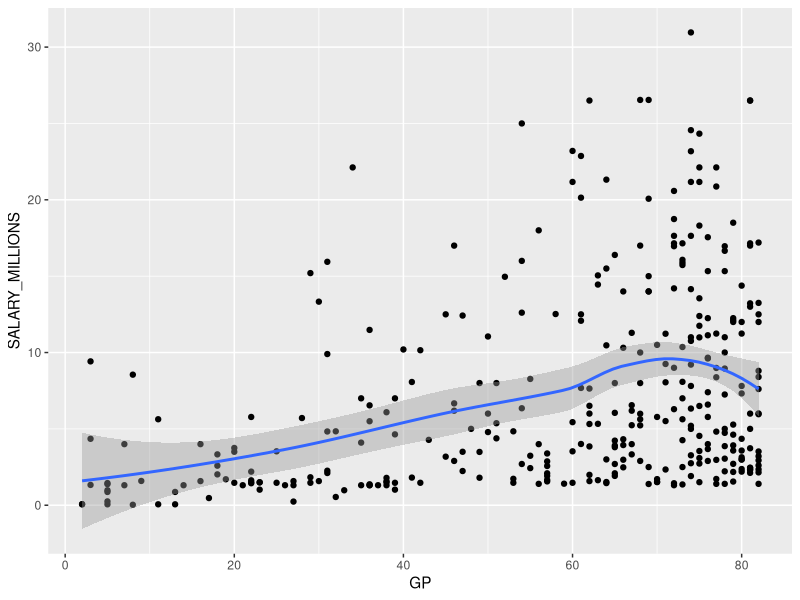
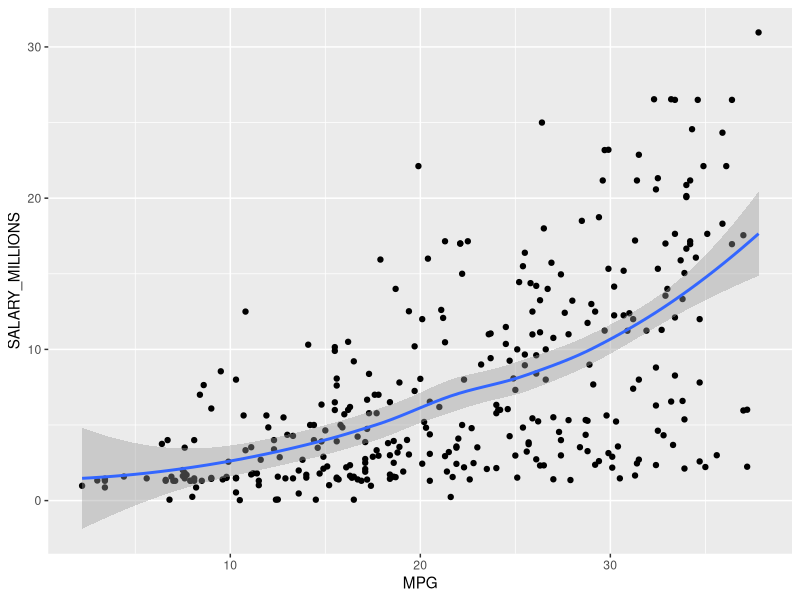
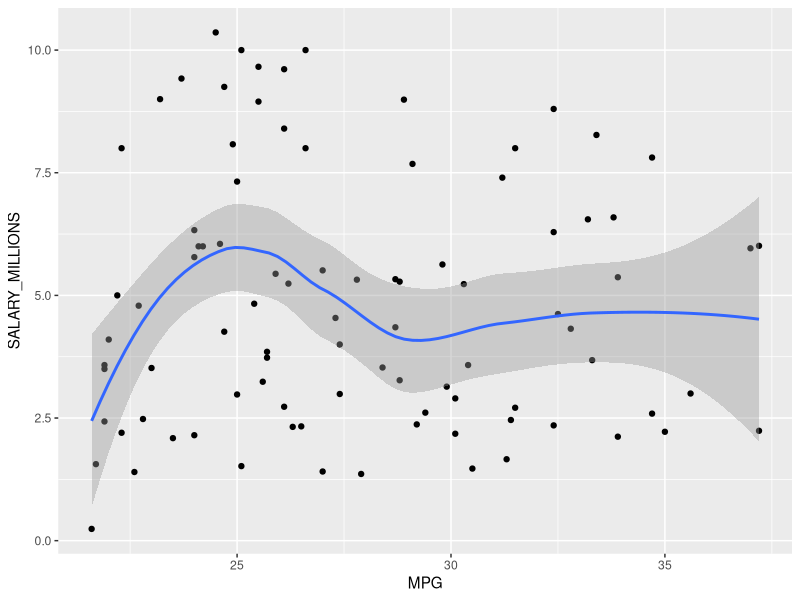
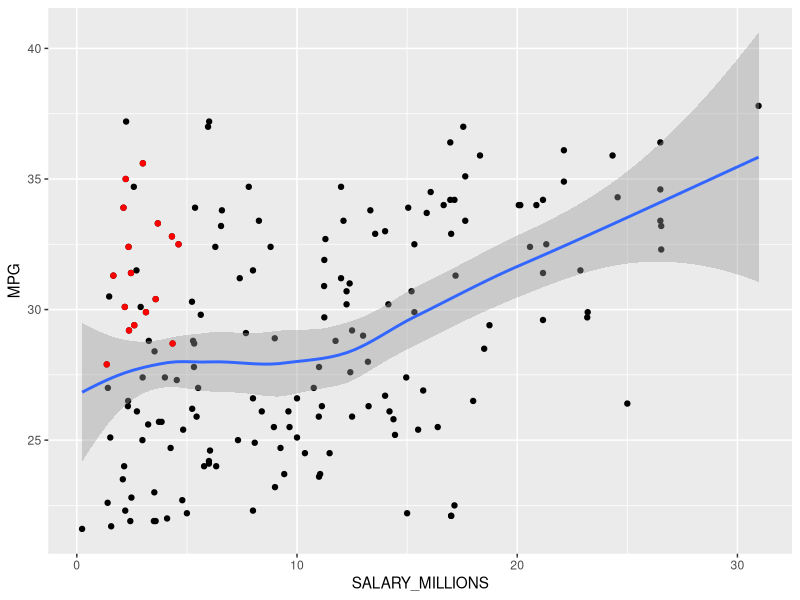
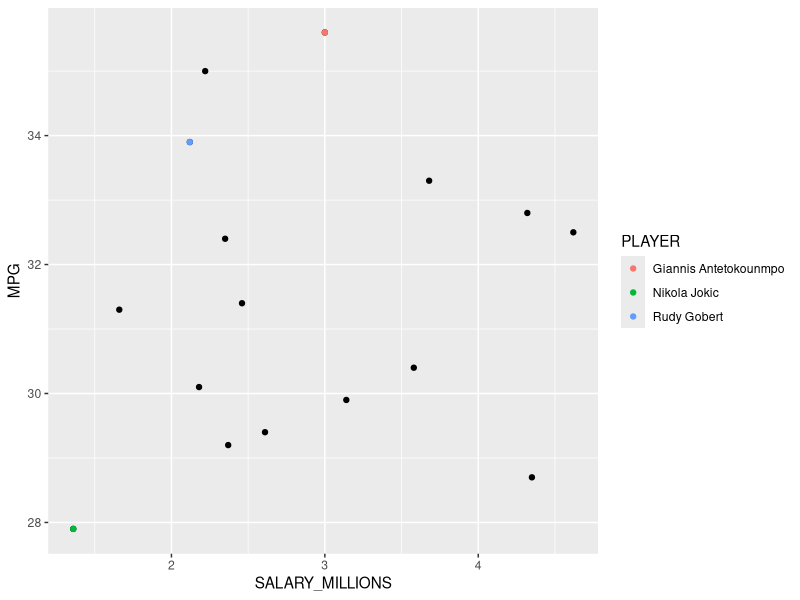
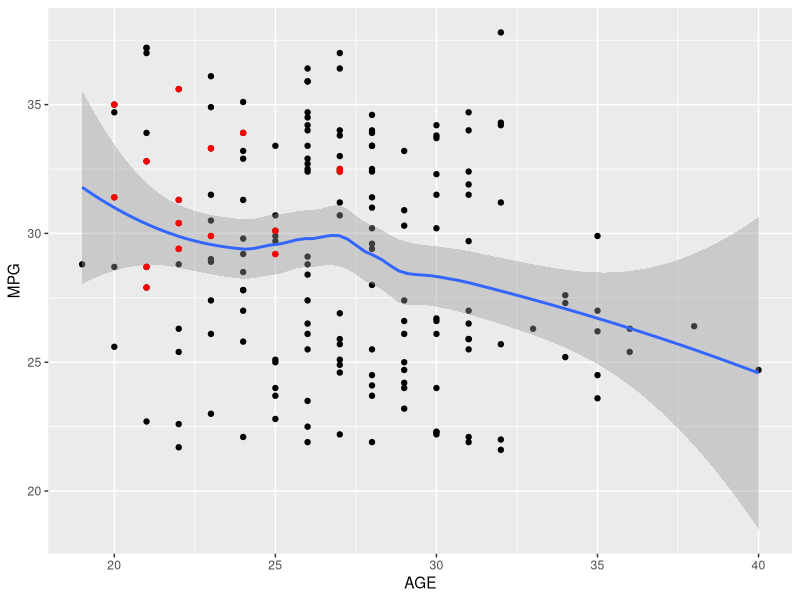
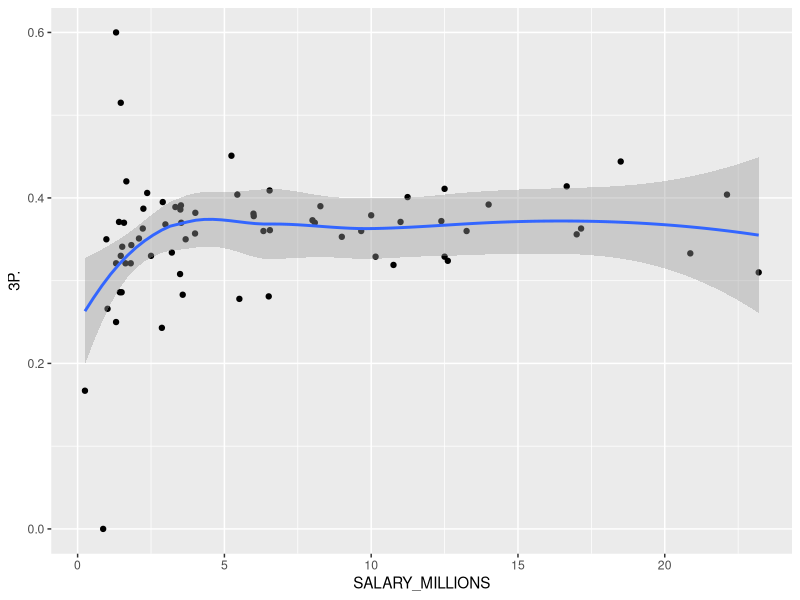
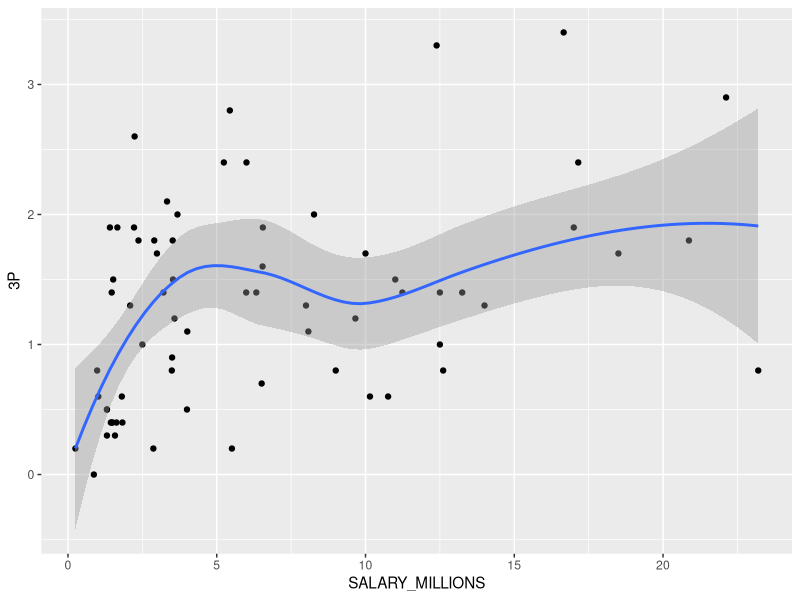

Source code (R) for these figures, in order:
## ---- chunk 1
library(tidyverse)
library(dplyr)
library(stringr)

#loading and tidying data
data <- read.csv("nba_2017_nba_players_with_salary.csv")
data <- data %>% select(2:39)
data1 <- data %>% rename_at(vars(starts_with("X")), 
                                        funs(str_remove(., "X")))
data1 <-as_tibble(data1)


## ---- chunk 2

## ---- chunk 3

## ---- chunk 4
#EDA for Games Played vs. salary
ggplot(data=data1)+
  geom_point(mapping=aes(x=GP, y=SALARY_MILLIONS))+
  geom_smooth(mapping=aes(x=GP, y=SALARY_MILLIONS))
  
  ##data is to clumped to make assumptions, GP not a good factor
  summary(data1$GP)
## ---- chunk 5
#EDA for minutes per game vs. salary
ggplot(data=data1)+
  geom_point(mapping=aes(x=MPG, y=SALARY_MILLIONS))+
  geom_smooth(mapping=aes(x=MPG, y=SALARY_MILLIONS))

#code for anaylzing value based on mpg  
  
  ##avg salary 7.3
  ##avg mpg 21.5
  ##avg wins 2.86
  ##med wins 1.4
summary(data1$MPG)
summary(data1$SALARY_MILLIONS)
summary(data1$WINS_RPM)

  ##avg salary= 10.5 if mpg>21
min_above <-data1 %>% filter(MPG>= 21.57)

data1 %>% filter(MPG>= 21.57) %>% summarise(mean_data=mean(SALARY_MILLIONS))

  ##creates group of players who play more than average and are paid less than average
minutesSalary <-data1 %>% filter(MPG>= 21.57 & SALARY_MILLIONS<=10.5) 


  
  ##visualization of group
ggplot(data=minutesSalary)+
  geom_point(mapping=aes(x=MPG, y=SALARY_MILLIONS))+
  geom_smooth(mapping=aes(x=MPG, y=SALARY_MILLIONS))

  ##further filtering based on graph results

summary(minutesSalary$MPG) #avg mpg for this group is 27.8
summary(minutesSalary$SALARY_MILLIONS) #avg salary for this group is 4.85

#creating even smaller group based on group average
Finalminutes1<- minutesSalary %>% 
  filter(MPG>= 27.78 & SALARY_MILLIONS<=4.851) %>% arrange(MPG) 


##filters out truly worse than avg players using group avg of holistic stat 
Finalminutes2<- Finalminutes1 %>% filter(WINS_RPM>=2.86) 


##seeing who makes the most, and who is most benefitial 
leastPaid <- Finalminutes2 %>% 
  select(PLAYER, POSITION, MPG, SALARY_MILLIONS, WINS_RPM) %>% 
  arrange(SALARY_MILLIONS)
leastPaid

Best <- leastPaid %>% arrange(desc(WINS_RPM))
Best


## Further filtering undervalued group to show the top 3
min_above %>% filter(WINS_RPM>10)  #10/342 .03 percent of players have winshare>10 
Finalminutes3<- leastPaid %>% filter(WINS_RPM>10) 
Finalminutes3

## ---- chunk 6
  ##visualization of undervalued group vs. total (mpg>21)
ggplot(min_above,aes(x=SALARY_MILLIONS,y=MPG))+
  geom_point() +
  geom_smooth() +
  geom_point(data=Finalminutes2,colour='red') 

    ##visualization of undervalued group with top 3 highlited (mpg>21)
ggplot(Finalminutes2,aes(x=SALARY_MILLIONS,y=MPG))+
  geom_point() +
  geom_point(Finalminutes3, mapping=aes(x=SALARY_MILLIONS,y=MPG, color=PLAYER))
   

#Under Valued Players are mostly younger.
ggplot(min_above,aes(x=AGE,y=MPG))+
  geom_point() +
  geom_smooth() +
  geom_point(data=Finalminutes2,colour='red') 

## ---- chunk 7

## ---- chunk 8
SG=data1%>%filter(POSITION=='SG')%>%arrange(SALARY_MILLIONS)
summary(SG$FG.)#mean=0.4123
summary(SG$`3P.`)#mean=0.3531
summary(SG$`2P.`)#mean=0.4553
summary(SG$FT.)#mean=0.7896
summary(SG$POINTS)#mean=9.625

summary(data1$FG.)#mean=0.4461
summary(data1$`3P.`)#mean=0.3070
summary(data1$`2P.`)#mean=0.4867
summary(data1$FT.)#mean=0.7485
summary(data1$POINTS)#mean=9.446
## ---- chunk 9
###Plots
ggplot(SG,aes(x=SALARY_MILLIONS,y=`3P.`))+
  geom_point() +
  geom_smooth()
ggplot(SG,aes(x=SALARY_MILLIONS,y=`3P`))+
  geom_point() +
  geom_smooth()
ggplot(SG,aes(x=SALARY_MILLIONS,y=`3PA`))+
  geom_point() +
  geom_smooth()

ggplot(SG,aes(x=SALARY_MILLIONS,y=AGE))+
  geom_point() +
  geom_smooth()
   

ggplot(SG,aes(x=SALARY_MILLIONS,y=POINTS))+
  geom_point() +
  geom_smooth()
ggplot(SG,aes(x=SALARY_MILLIONS,y=W))+
  geom_point() +
  geom_smooth()
